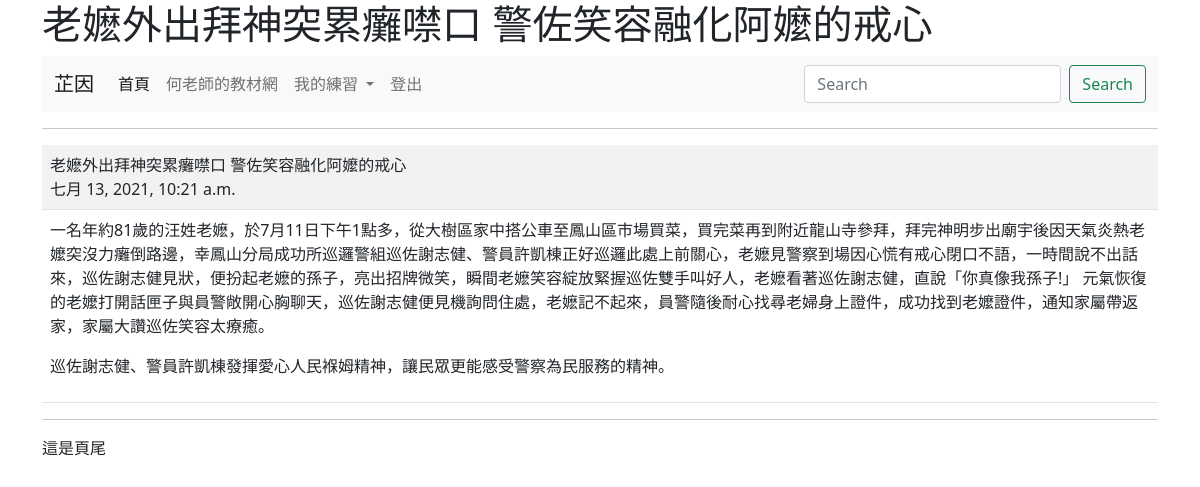
Screenshot of /show/2/ (signed in) with the database file from the repository.
### mysite/models.py (models this page shows, shortened)
class Post(models.Model):
	title = models.CharField(max_length=200) #field=資料欄
	content = models.TextField() #TextField=大量文字沒限制
	pub_date = models.DateTimeField(default=timezone.now) #預設現在的時間
	class Meta:
		ordering = ('-pub_date',)

### mysite/views.py (the view)
# urls.py: path('show/<int:id>/', views.show),
@login_required(login_url='/admin/login/')
def show(request, id):
	try:
		post = Post.objects.get(id=id)
	except:
		return redirect('/news/')
	return render(request, 'show.html' , locals())

### templates/show.html (shortened to what this page needs)
{% extends "base.html" %}
{% block main %}
	<hr>
	<table class ='table table-striped'>
		<tr>
			<td>
				{{post.title}}<br>
				{{post.pub_date}}
			</td>
		</tr>
	   	<tr>
	   		<td>
	   			{{post.content | linebreaks }}
	   		</td>
	   	</tr>
	</table>
{% endblock %}

### templates/menu.html (shortened to what this page needs)
<nav class="navbar navbar-expand-lg navbar-light bg-light">
	<div class="container-fluid">
		<a class="navbar-brand" href="#">
			{% if request.user.is_authenticated%}
				{{ request.user.first_name}}
			{% else %}
				未登入的訪客
			{% endif %}
		</a>
		<div class="collapse navbar-collapse" id="navbarSupportedContent">
			<ul class="navbar-nav me-auto mb-2 mb-lg-0">
				<li class="nav-item">
					<a class="nav-link active" aria-current="page" href="/">首頁</a>
				</li>
				<li class="nav-item">
					<a class="nav-link" href="https://104.es">何老師的教材網</a>
				</li>
				<li class="nav-item dropdown">
					<a class="nav-link dropdown-toggle" href="#" id="navbarDropdown" role="button" data-bs-toggle="dropdown" aria-expanded="false">
						我的練習
					</a>
				</li>
				{% if request.user.is_authenticated %}
					<li class="nav-item">
						<a class="nav-link" href="/logout/" tabindex="-1">登出</a>
					</li>
				{% else %}
					<li class="nav-item">
						<a class="nav-link" href="/admin/login/?next=/" tabindex="-1">登入
						</a>
					</li>
				{% endif %}
			</ul>
			<form class="d-flex">
				<input class="form-control me-2" type="search" placeholder="Search" aria-label="搜尋">
				<button class="btn btn-outline-success" type="submit">Search</button>
			</form>
		</div>
	</div>
</nav>

### rows the page displays
Post: title "老嬷外出拜神突累癱噤口 警佐笑容融化阿嬤的戒心", pub_date "七月 13, 2021, 10:21 a.m.", content "一名年約81歲的汪姓老嬷，於7月11日下午1點多，從大樹區家中搭公車至鳳山區市場買菜，買完菜再到附近龍山寺參拜，拜完神明步出廟宇後因天氣炎熱老嬤突沒力癱倒路邊，幸鳳山分局成功所巡邏警組巡佐謝志健、警員許凱棟正好巡邏此處上前關心，老嬷見警察到場因心慌有戒心閉口不語，一時間說不出話來，巡佐謝志健見狀，便扮起老嬷的孫子，亮出招牌微笑，瞬間老嬷笑容綻放緊握巡佐雙手叫好人，老嬷看著巡佐謝志健，直說「你真像我孫子!」 元氣恢復的老嬤打開話匣子與員警敞開心胸聊天，巡佐謝志健便見機詢問住處，老嬷記不起來，員警隨後耐心找尋老婦身上證件，成功找到老嬤證件，通知家屬帶返家，家屬大讚巡佐笑容太療癒。 巡佐謝志健、警員許凱棟發揮愛心人民褓姆精神，讓民眾更能感受警察為民服務的精神。"

### other values shown
{{ request.user.first_name }} "芷因"
